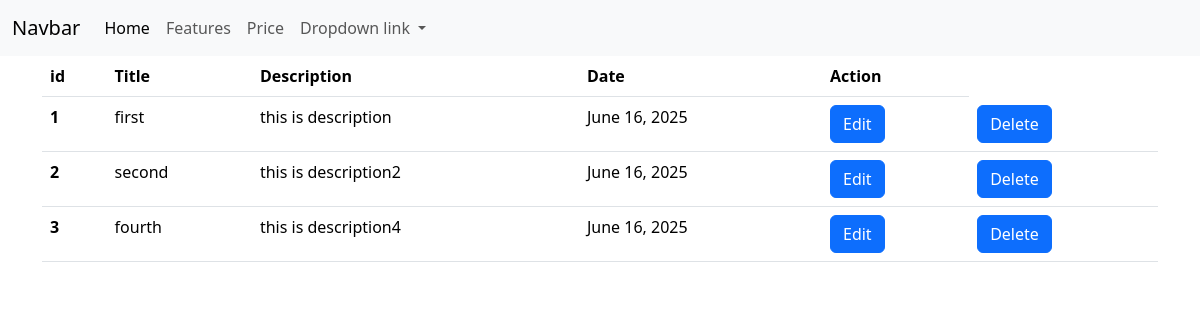
Page /note/ on the earlier database version.
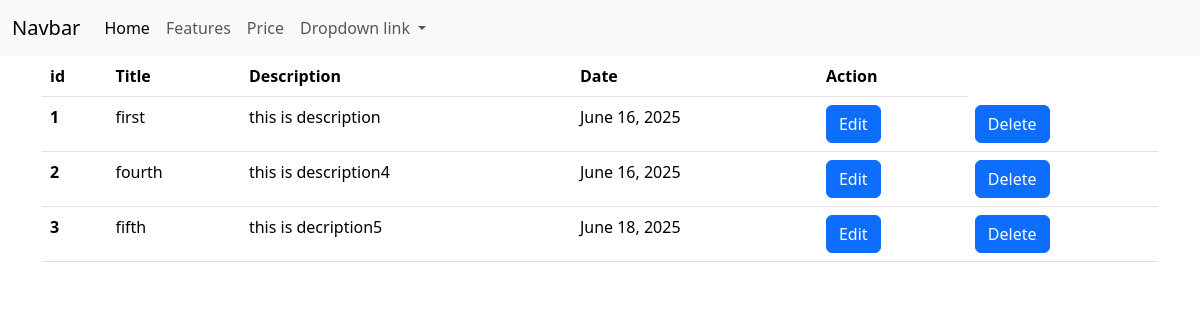
Same page on the later database version.
### note/models.py (models this page shows, shortened)
class Notes(models.Model):
    title = models.CharField(max_length=50)
    description = models.TextField()
    date = models.DateField(auto_now_add=True)

### note/views.py (the view)
# urls.py: path('note/',note_list),
def note_list(request):
    note=Notes.objects.all()
    context={
        "notes":note
    }
    return render(request,'list.html',context)

### templates/list.html (shortened to what this page needs)
{% extends "base.html" %}
{% block body %}
<div class="container">
    <table class="table">
        <thead>
            <tr>
                <th scope="col">id</th>
                <th scope="col">Title</th>
                <th scope="col">Description</th>
                <th scope="col">Date</th>
                <th scope="col">Action</th>
            </tr>
        </thead>
        <tbody>
            {% for note in notes %}
                <tr>
                <th>{{forloop.counter}}</th>
                <td>{{note.title}}</td>
                <td>{{note.description}}</td>
                <td>{{note.date}}</td>
                <td>
                   <a href='{{note.id}}/edit'  class="btn btn-primary">Edit</a>
                </td>
                <td>
                   <a href='{{note.id}}/delete'  class="btn btn-primary">Delete</a>
                </td>
                </tr>
            {% endfor  %}
        </tbody>
    </table>
</div>
{% endblock body  %}

### templates/base.html (shortened to what this page needs)
<!DOCTYPE html>
<html lang="en">
<head>
  <link href="https://cdn.jsdelivr.net/npm/bootstrap@5.3.7/dist/css/bootstrap.min.css" rel="stylesheet">
</head>
<body>
  <nav class="navbar navbar-expand-lg bg-body-tertiary">
  <div class="container-fluid">
    <a class="navbar-brand" href="#">Navbar</a>
    <div class="collapse navbar-collapse" id="navbarNavDropdown">
      <ul class="navbar-nav">
        <li class="nav-item">
          <a class="nav-link active" aria-current="page" href="#">Home</a>
        </li>
        <li class="nav-item">
          <a class="nav-link" href="#">Features</a>
        </li>
        <li class="nav-item">
          <a class="nav-link" href="#">Price</a>
        </li>
        <li class="nav-item dropdown">
          <a class="nav-link dropdown-toggle" href="#" role="button" data-bs-toggle="dropdown" aria-expanded="false">
            Dropdown link
          </a>
        </li>
      </ul>
    </div>
  </div>
</nav>
{% block body %}
{% endblock body %}
</body>
</html>

Differences in the rows shown:
removed Notes: title "second", description "this is description2", date "June 16, 2025"
added Notes: title "fifth", description "this is decription5", date "June 18, 2025"
